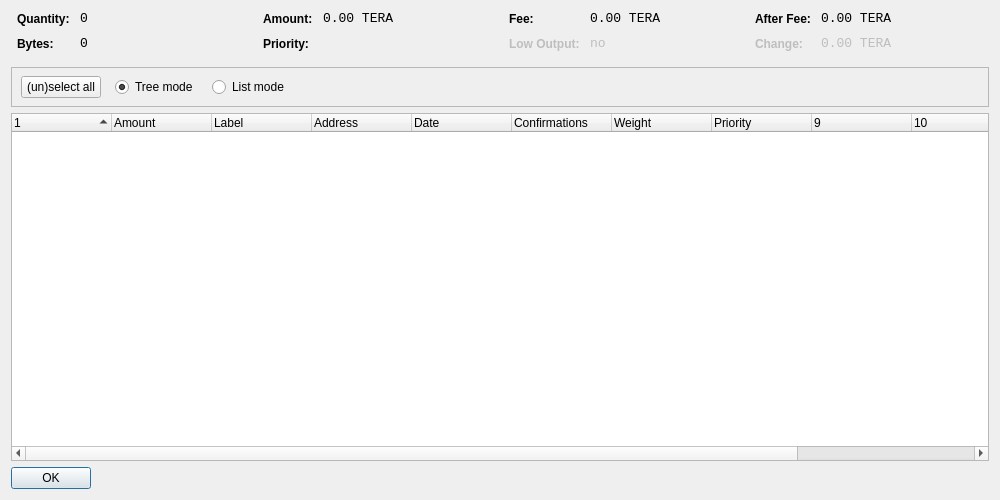
<?xml version="1.0" encoding="UTF-8"?>
<ui version="4.0">
 <class>CoinControlDialog</class>
 <widget class="QWidget" name="CoinControlDialog">
  <property name="geometry">
   <rect>
    <x>0</x>
    <y>0</y>
    <width>1000</width>
    <height>500</height>
   </rect>
  </property>
  <property name="windowTitle">
   <string>Coin Control</string>
  </property>
  <layout class="QVBoxLayout" name="verticalLayout">
   <item>
    <layout class="QHBoxLayout" name="horizontalLayoutTop" stretch="0,0,0,0">
     <property name="topMargin">
      <number>0</number>
     </property>
     <property name="bottomMargin">
      <number>10</number>
     </property>
     <item>
      <layout class="QFormLayout" name="formLayoutCoinControl1">
       <property name="horizontalSpacing">
        <number>10</number>
       </property>
       <property name="verticalSpacing">
        <number>10</number>
       </property>
       <property name="leftMargin">
        <number>6</number>
       </property>
       <property name="rightMargin">
        <number>6</number>
       </property>
       <item row="0" column="0">
        <widget class="QLabel" name="labelCoinControlQuantityText">
         <property name="styleSheet">
          <string notr="true">font-weight:bold;</string>
         </property>
         <property name="text">
          <string>Quantity:</string>
         </property>
        </widget>
       </item>
       <item row="0" column="1">
        <widget class="QLabel" name="labelCoinControlQuantity">
         <property name="font">
          <font>
           <family>Monospace</family>
           <pointsize>10</pointsize>
          </font>
         </property>
         <property name="cursor">
          <cursorShape>IBeamCursor</cursorShape>
         </property>
         <property name="contextMenuPolicy">
          <enum>Qt::ActionsContextMenu</enum>
         </property>
         <property name="text">
          <string notr="true">0</string>
         </property>
         <property name="textInteractionFlags">
          <set>Qt::LinksAccessibleByMouse|Qt::TextSelectableByKeyboard|Qt::TextSelectableByMouse</set>
         </property>
        </widget>
       </item>
       <item row="1" column="0">
        <widget class="QLabel" name="labelCoinControlBytesText">
         <property name="styleSheet">
          <string notr="true">font-weight:bold;</string>
         </property>
         <property name="text">
          <string>Bytes:</string>
         </property>
        </widget>
       </item>
       <item row="1" column="1">
        <widget class="QLabel" name="labelCoinControlBytes">
         <property name="font">
          <font>
           <family>Monospace</family>
           <pointsize>10</pointsize>
          </font>
         </property>
         <property name="cursor">
          <cursorShape>IBeamCursor</cursorShape>
         </property>
         <property name="contextMenuPolicy">
          <enum>Qt::ActionsContextMenu</enum>
         </property>
         <property name="text">
          <string notr="true">0</string>
         </property>
         <property name="textInteractionFlags">
          <set>Qt::LinksAccessibleByMouse|Qt::TextSelectableByKeyboard|Qt::TextSelectableByMouse</set>
         </property>
        </widget>
       </item>
      </layout>
     </item>
     <item>
      <layout class="QFormLayout" name="formLayoutCoinControl2">
       <property name="horizontalSpacing">
        <number>10</number>
       </property>
       <property name="verticalSpacing">
        <number>10</number>
       </property>
       <property name="leftMargin">
        <number>6</number>
       </property>
       <property name="rightMargin">
        <number>6</number>
       </property>
       <item row="0" column="0">
        <widget class="QLabel" name="labelCoinControlAmountText">
         <property name="styleSheet">
          <string notr="true">font-weight:bold;</string>
         </property>
         <property name="text">
          <string>Amount:</string>
         </property>
        </widget>
       </item>
       <item row="0" column="1">
        <widget class="QLabel" name="labelCoinControlAmount">
         <property name="font">
          <font>
           <family>Monospace</family>
           <pointsize>10</pointsize>
          </font>
         </property>
         <property name="cursor">
          <cursorShape>IBeamCursor</cursorShape>
         </property>
         <property name="contextMenuPolicy">
          <enum>Qt::ActionsContextMenu</enum>
         </property>
         <property name="text">
          <string notr="true">0.00 TERA</string>
         </property>
         <property name="textInteractionFlags">
          <set>Qt::LinksAccessibleByMouse|Qt::TextSelectableByKeyboard|Qt::TextSelectableByMouse</set>
         </property>
        </widget>
       </item>
       <item row="1" column="0">
        <widget class="QLabel" name="labelCoinControlPriorityText">
         <property name="styleSheet">
          <string notr="true">font-weight:bold;</string>
         </property>
         <property name="text">
          <string>Priority:</string>
         </property>
        </widget>
       </item>
       <item row="1" column="1">
        <widget class="QLabel" name="labelCoinControlPriority">
         <property name="font">
          <font>
           <family>Monospace</family>
           <pointsize>10</pointsize>
          </font>
         </property>
         <property name="cursor">
          <cursorShape>IBeamCursor</cursorShape>
         </property>
         <property name="contextMenuPolicy">
          <enum>Qt::ActionsContextMenu</enum>
         </property>
         <property name="text">
          <string/>
         </property>
         <property name="textInteractionFlags">
          <set>Qt::LinksAccessibleByMouse|Qt::TextSelectableByKeyboard|Qt::TextSelectableByMouse</set>
         </property>
        </widget>
       </item>
      </layout>
     </item>
     <item>
      <layout class="QFormLayout" name="formLayoutCoinControl3">
       <property name="horizontalSpacing">
        <number>10</number>
       </property>
       <property name="verticalSpacing">
        <number>10</number>
       </property>
       <property name="leftMargin">
        <number>6</number>
       </property>
       <property name="rightMargin">
        <number>6</number>
       </property>
       <item row="0" column="0">
        <widget class="QLabel" name="labelCoinControlFeeText">
         <property name="styleSheet">
          <string notr="true">font-weight:bold;</string>
         </property>
         <property name="text">
          <string>Fee:</string>
         </property>
        </widget>
       </item>
       <item row="0" column="1">
        <widget class="QLabel" name="labelCoinControlFee">
         <property name="font">
          <font>
           <family>Monospace</family>
           <pointsize>10</pointsize>
          </font>
         </property>
         <property name="cursor">
          <cursorShape>IBeamCursor</cursorShape>
         </property>
         <property name="contextMenuPolicy">
          <enum>Qt::ActionsContextMenu</enum>
         </property>
         <property name="text">
          <string notr="true">0.00 TERA</string>
         </property>
         <property name="textInteractionFlags">
          <set>Qt::LinksAccessibleByMouse|Qt::TextSelectableByKeyboard|Qt::TextSelectableByMouse</set>
         </property>
        </widget>
       </item>
       <item row="1" column="0">
        <widget class="QLabel" name="labelCoinControlLowOutputText">
         <property name="enabled">
          <bool>false</bool>
         </property>
         <property name="styleSheet">
          <string notr="true">font-weight:bold;</string>
         </property>
         <property name="text">
          <string>Low Output:</string>
         </property>
        </widget>
       </item>
       <item row="1" column="1">
        <widget class="QLabel" name="labelCoinControlLowOutput">
         <property name="enabled">
          <bool>false</bool>
         </property>
         <property name="font">
          <font>
           <family>Monospace</family>
           <pointsize>10</pointsize>
          </font>
         </property>
         <property name="cursor">
          <cursorShape>IBeamCursor</cursorShape>
         </property>
         <property name="contextMenuPolicy">
          <enum>Qt::ActionsContextMenu</enum>
         </property>
         <property name="text">
          <string>no</string>
         </property>
         <property name="textInteractionFlags">
          <set>Qt::LinksAccessibleByMouse|Qt::TextSelectableByKeyboard|Qt::TextSelectableByMouse</set>
         </property>
        </widget>
       </item>
      </layout>
     </item>
     <item>
      <layout class="QFormLayout" name="formLayoutCoinControl4">
       <property name="horizontalSpacing">
        <number>10</number>
       </property>
       <property name="verticalSpacing">
        <number>10</number>
       </property>
       <property name="leftMargin">
        <number>6</number>
       </property>
       <property name="rightMargin">
        <number>6</number>
       </property>
       <item row="0" column="0">
        <widget class="QLabel" name="labelCoinControlAfterFeeText">
         <property name="styleSheet">
          <string notr="true">font-weight:bold;</string>
         </property>
         <property name="text">
          <string>After Fee:</string>
         </property>
        </widget>
       </item>
       <item row="0" column="1">
        <widget class="QLabel" name="labelCoinControlAfterFee">
         <property name="font">
          <font>
           <family>Monospace</family>
           <pointsize>10</pointsize>
          </font>
         </property>
         <property name="cursor">
          <cursorShape>IBeamCursor</cursorShape>
         </property>
         <property name="contextMenuPolicy">
          <enum>Qt::ActionsContextMenu</enum>
         </property>
         <property name="text">
          <string notr="true">0.00 TERA</string>
         </property>
         <property name="textInteractionFlags">
          <set>Qt::LinksAccessibleByMouse|Qt::TextSelectableByKeyboard|Qt::TextSelectableByMouse</set>
         </property>
        </widget>
       </item>
       <item row="1" column="0">
        <widget class="QLabel" name="labelCoinControlChangeText">
         <property name="enabled">
          <bool>false</bool>
         </property>
         <property name="styleSheet">
          <string notr="true">font-weight:bold;</string>
         </property>
         <property name="text">
          <string>Change:</string>
         </property>
        </widget>
       </item>
       <item row="1" column="1">
        <widget class="QLabel" name="labelCoinControlChange">
         <property name="enabled">
          <bool>false</bool>
         </property>
         <property name="font">
          <font>
           <family>Monospace</family>
           <pointsize>10</pointsize>
          </font>
         </property>
         <property name="cursor">
          <cursorShape>IBeamCursor</cursorShape>
         </property>
         <property name="contextMenuPolicy">
          <enum>Qt::ActionsContextMenu</enum>
         </property>
         <property name="text">
          <string notr="true">0.00 TERA</string>
         </property>
         <property name="textInteractionFlags">
          <set>Qt::LinksAccessibleByMouse|Qt::TextSelectableByKeyboard|Qt::TextSelectableByMouse</set>
         </property>
        </widget>
       </item>
      </layout>
     </item>
    </layout>
   </item>
   <item>
    <widget class="QFrame" name="frame">
     <property name="minimumSize">
      <size>
       <width>0</width>
       <height>40</height>
      </size>
     </property>
     <property name="frameShape">
      <enum>QFrame::StyledPanel</enum>
     </property>
     <property name="frameShadow">
      <enum>QFrame::Sunken</enum>
     </property>
     <widget class="QWidget" name="horizontalLayoutWidget">
      <property name="geometry">
       <rect>
        <x>10</x>
        <y>0</y>
        <width>781</width>
        <height>41</height>
       </rect>
      </property>
      <layout class="QHBoxLayout" name="horizontalLayoutPanel" stretch="0,0,0,0">
       <property name="spacing">
        <number>14</number>
       </property>
       <item>
        <widget class="QPushButton" name="pushButtonSelectAll">
         <property name="sizePolicy">
          <sizepolicy hsizetype="Maximum" vsizetype="Fixed">
           <horstretch>0</horstretch>
           <verstretch>0</verstretch>
          </sizepolicy>
         </property>
         <property name="text">
          <string>(un)select all</string>
         </property>
        </widget>
       </item>
       <item>
        <widget class="QRadioButton" name="radioTreeMode">
         <property name="sizePolicy">
          <sizepolicy hsizetype="Maximum" vsizetype="Fixed">
           <horstretch>0</horstretch>
           <verstretch>0</verstretch>
          </sizepolicy>
         </property>
         <property name="text">
          <string>Tree mode</string>
         </property>
         <property name="checked">
          <bool>true</bool>
         </property>
        </widget>
       </item>
       <item>
        <widget class="QRadioButton" name="radioListMode">
         <property name="sizePolicy">
          <sizepolicy hsizetype="Maximum" vsizetype="Fixed">
           <horstretch>0</horstretch>
           <verstretch>0</verstretch>
          </sizepolicy>
         </property>
         <property name="text">
          <string>List mode</string>
         </property>
        </widget>
       </item>
       <item>
        <spacer name="horizontalSpacer">
         <property name="orientation">
          <enum>Qt::Horizontal</enum>
         </property>
         <property name="sizeHint" stdset="0">
          <size>
           <width>40</width>
           <height>20</height>
          </size>
         </property>
        </spacer>
       </item>
      </layout>
     </widget>
    </widget>
   </item>
   <item>
    <widget class="CoinControlTreeWidget" name="treeWidget">
     <property name="contextMenuPolicy">
      <enum>Qt::CustomContextMenu</enum>
     </property>
     <property name="sortingEnabled">
      <bool>false</bool>
     </property>
     <property name="columnCount">
      <number>12</number>
     </property>
     <attribute name="headerShowSortIndicator" stdset="0">
      <bool>true</bool>
     </attribute>
     <attribute name="headerStretchLastSection">
      <bool>false</bool>
     </attribute>
     <column>
      <property name="text">
       <string/>
      </property>
     </column>
     <column>
      <property name="text">
       <string>Amount</string>
      </property>
     </column>
     <column>
      <property name="text">
       <string>Label</string>
      </property>
     </column>
     <column>
      <property name="text">
       <string>Address</string>
      </property>
     </column>
     <column>
      <property name="text">
       <string>Date</string>
      </property>
     </column>
     <column>
      <property name="text">
       <string>Confirmations</string>
      </property>
      <property name="toolTip">
       <string>Confirmed</string>
      </property>
     </column>
     <column>
      <property name="text">
       <string>Weight</string>
      </property>
     </column>
     <column>
      <property name="text">
       <string>Priority</string>
      </property>
     </column>
     <column>
      <property name="text">
       <string/>
      </property>
     </column>
     <column>
      <property name="text">
       <string/>
      </property>
     </column>
     <column>
      <property name="text">
       <string/>
      </property>
     </column>
     <column>
      <property name="text">
       <string/>
      </property>
     </column>
    </widget>
   </item>
   <item>
    <widget class="QDialogButtonBox" name="buttonBox">
     <property name="sizePolicy">
      <sizepolicy hsizetype="Maximum" vsizetype="Fixed">
       <horstretch>0</horstretch>
       <verstretch>0</verstretch>
      </sizepolicy>
     </property>
     <property name="orientation">
      <enum>Qt::Horizontal</enum>
     </property>
     <property name="standardButtons">
      <set>QDialogButtonBox::Ok</set>
     </property>
    </widget>
   </item>
  </layout>
 </widget>
 <customwidgets>
  <customwidget>
   <class>CoinControlTreeWidget</class>
   <extends>QTreeWidget</extends>
   <header>coincontroltreewidget.h</header>
  </customwidget>
 </customwidgets>
 <resources/>
 <connections/>
</ui>
